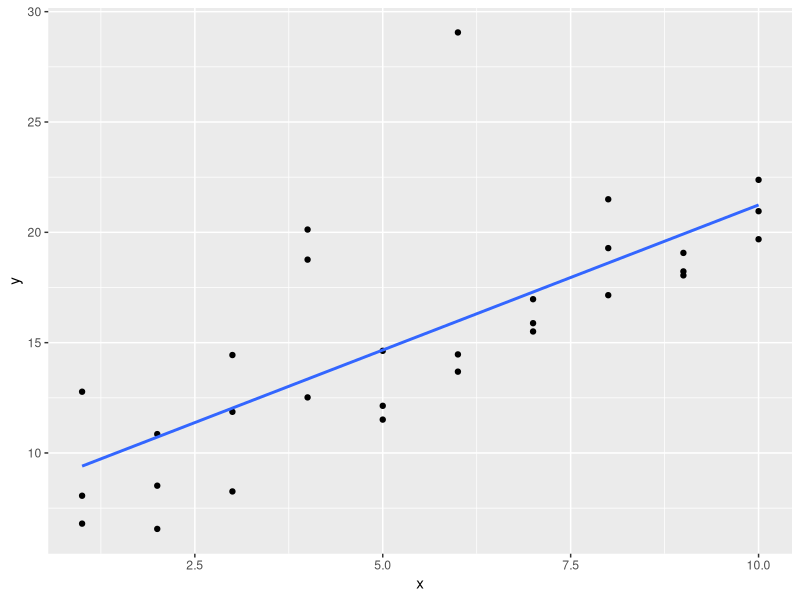
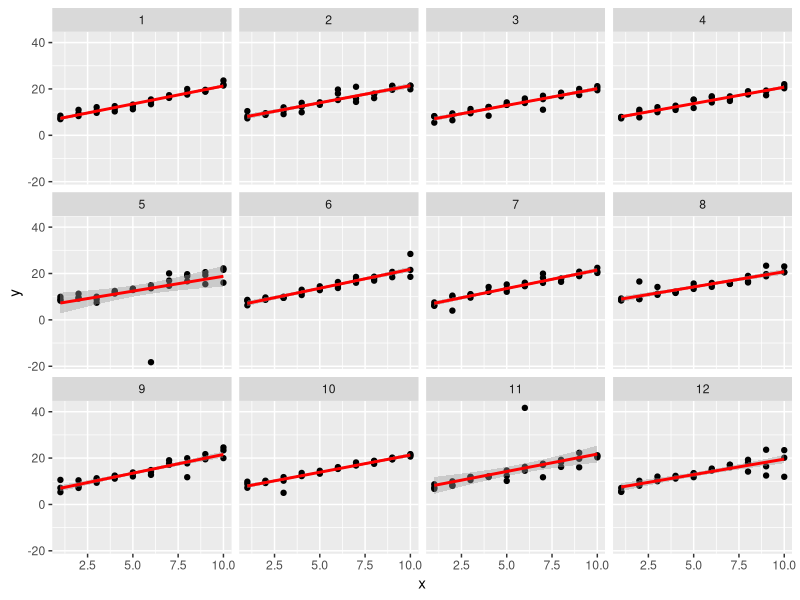
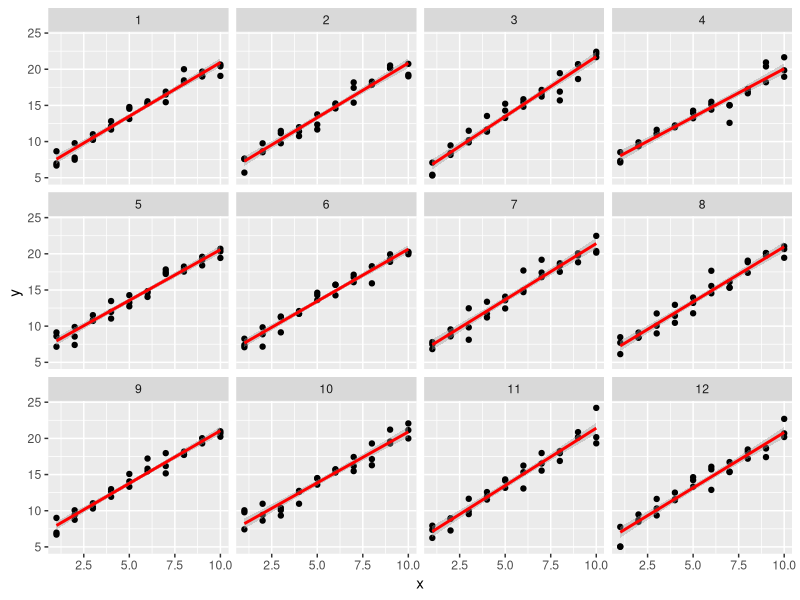
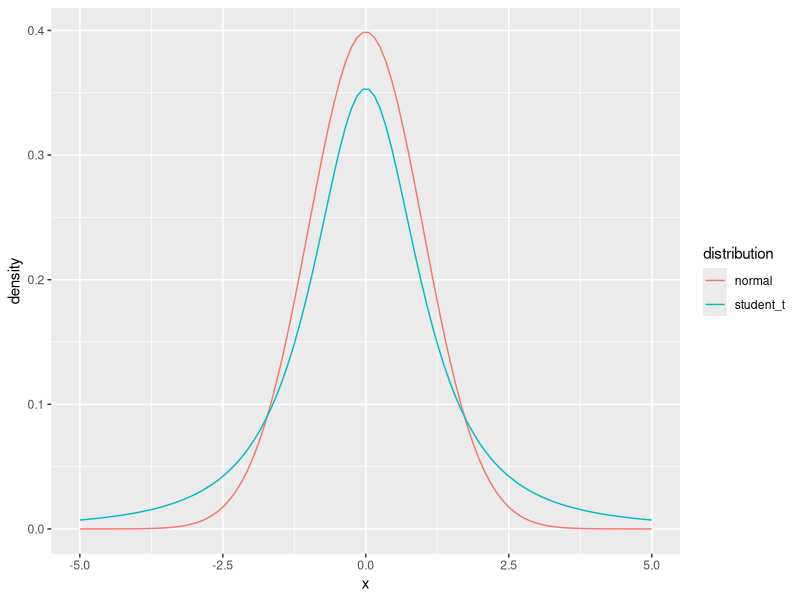
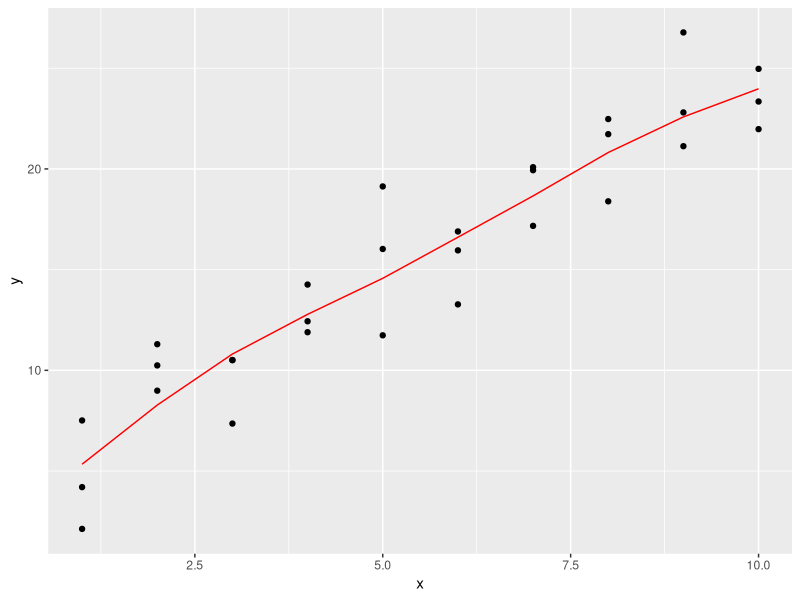
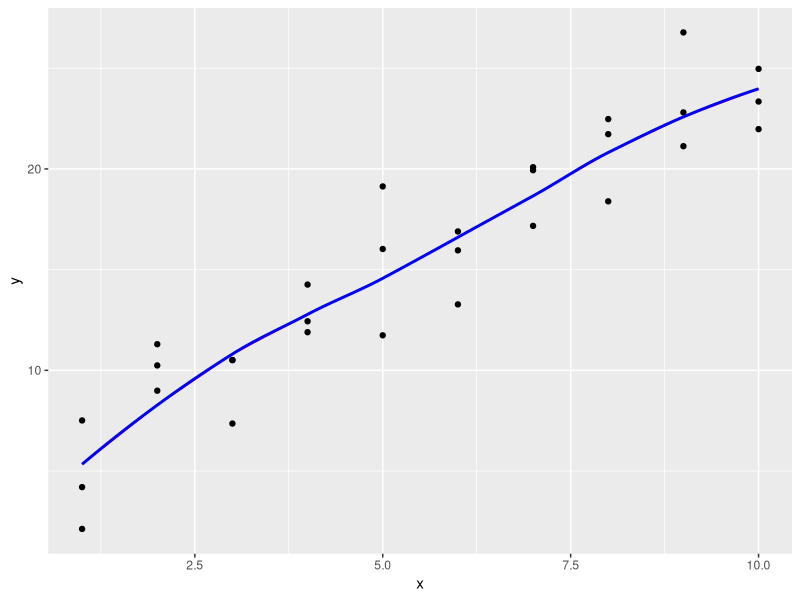
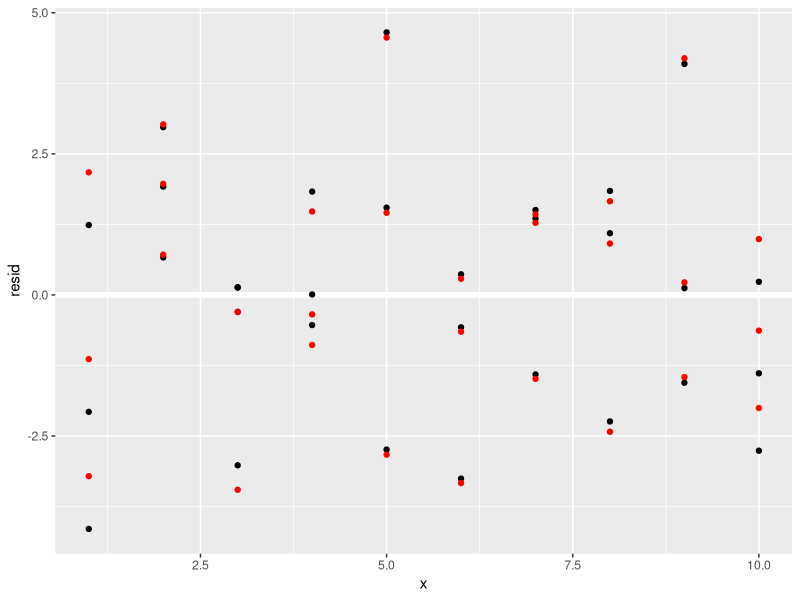
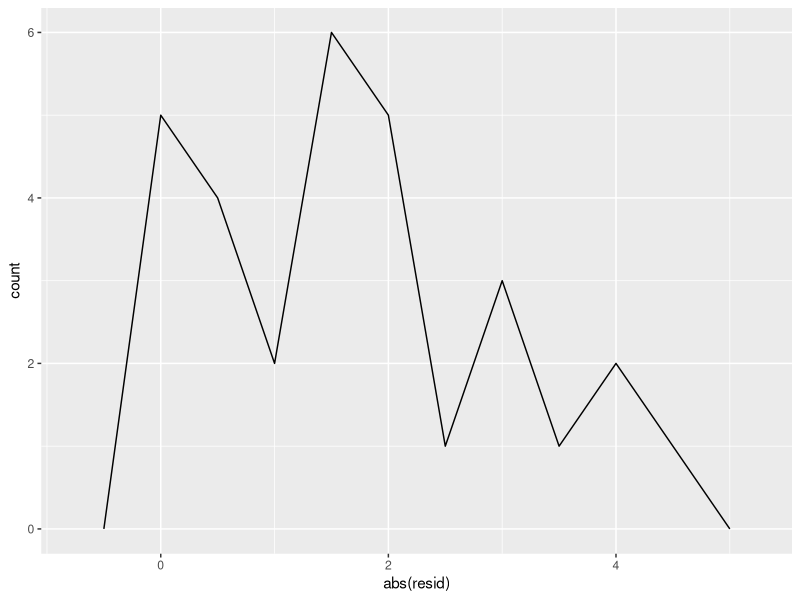

Reproduce these figures in R, in order.
## ---- chunk 1
library("tidyverse")
library("modelr")
options(na.action = na.warn)
## ---- chunk 2
sim1a <- tibble(
  x = rep(1:10, each = 3),
  y = x * 1.5 + 6 + rt(length(x), df = 2)
)
## ---- chunk 3
ggplot(sim1a, aes(x = x, y = y)) +
  geom_point() +
  geom_smooth(method = "lm", se = FALSE)
## ---- chunk 4
simt <- function(i) {
  tibble(
    x = rep(1:10, each = 3),
    y = x * 1.5 + 6 + rt(length(x), df = 2),
    .id = i
  )
}

sims <- map_df(1:12, simt)

ggplot(sims, aes(x = x, y = y)) +
  geom_point() +
  geom_smooth(method = "lm", colour = "red") +
  facet_wrap(~ .id, ncol = 4)

## ---- chunk 5
sim_norm <- function(i) {
  tibble(
    x = rep(1:10, each = 3),
    y = x * 1.5 + 6 + rnorm(length(x)),
    .id = i
  )
}

simdf_norm <- map_df(1:12, sim_norm)

ggplot(simdf_norm, aes(x = x, y = y)) +
  geom_point() +
  geom_smooth(method = "lm", colour = "red") +
  facet_wrap(~ .id, ncol = 4)

## ---- chunk 6
tibble(
  x = seq(-5, 5, length.out = 100),
  normal = dnorm(x),
  student_t = dt(x, df = 2)
) %>%
  gather(distribution, density, -x) %>%
  ggplot(aes(x = x, y = density, colour = distribution)) +
  geom_line()
## ---- chunk 7
pnorm(2, lower.tail = FALSE)
## ---- chunk 8
pt(2, df = 2, lower.tail = FALSE)
## ---- chunk 9
measure_distance <- function(mod, data) {
  diff <- data$y - make_prediction(mod, data)
  mean(abs(diff))
}
## ---- chunk 10
make_prediction <- function(mod, data) {
  mod[1] + mod[2] * data$x
}
## ---- chunk 11
best <- optim(c(0, 0), measure_distance, data = sim1a)
best$par
## ---- chunk 12
measure_distance_ls <- function(mod, data) {
  diff <- data$y - (mod[1] + mod[2] * data$x)
  sqrt(mean(diff ^ 2))
}

best <- optim(c(0, 0), measure_distance_ls, data = sim1a)
best$par
## ---- chunk 13
model3 <- function(a, data) {
  a[1] + data$x * a[2] + a[3]
}
## ---- chunk 14
measure_distance_3 <- function(a, data) {
  diff <- data$y - model3(a, data)
  sqrt(mean(diff ^ 2))
}
## ---- chunk 15
best3a <- optim(c(0, 0, 0), measure_distance_3, data = sim1)
best3a$par
## ---- chunk 16
best3b <- optim(c(0, 0, 1), measure_distance_3, data = sim1)
best3b$par
## ---- chunk 17
best3c <- optim(c(0, 0, 5), measure_distance_3, data = sim1)
best3c$par
## ---- chunk 18
sim1_loess <- loess(y ~ x, data = sim1)
sim1_lm <- lm(y ~ x, data = sim1)

grid_loess <- sim1 %>%
  add_predictions(sim1_loess)

sim1 <- sim1 %>%
  add_residuals(sim1_lm) %>%
  add_predictions(sim1_lm) %>%
  add_residuals(sim1_loess, var = "resid_loess") %>%
  add_predictions(sim1_loess, var = "pred_loess")

## ---- chunk 19
plot_sim1_loess <-
  ggplot(sim1, aes(x = x, y = y)) +
  geom_point() +
  geom_line(aes(x = x, y = pred), data = grid_loess, colour = "red")
plot_sim1_loess
## ---- chunk 20
plot_sim1_loess +
  geom_smooth(method = "loess", colour = "blue", se = FALSE, alpha = 0.20)
## ---- chunk 21
ggplot(sim1, aes(x = x)) +
  geom_ref_line(h = 0) +
  geom_point(aes(y = resid)) +
  geom_point(aes(y = resid_loess), colour = "red")

## ---- chunk 22
sim1_mod <- lm(y ~ x, data = sim1)
grid <- sim1 %>%
  data_grid(x)
## ---- chunk 23
grid %>%
  add_predictions(sim1_mod, var = "pred_lm") %>%
  add_predictions(sim1_loess, var = "pred_loess")
## ---- chunk 24
grid %>%
  gather_predictions(sim1_mod, sim1_loess)
## ---- chunk 25
grid %>%
  spread_predictions(sim1_mod, sim1_loess)
## ---- chunk 26
grid %>%
  gather_predictions(sim1_mod, sim1_loess) %>%
  spread(model, pred)
## ---- chunk 27
sim1_mod <- lm(y ~ x, data = sim1)

sim1 <- sim1 %>%
  add_residuals(sim1_mod)

ggplot(sim1, aes(x = abs(resid))) +
  geom_freqpoly(binwidth = 0.5)

## ---- chunk 28
mod2a <- lm(y ~ x - 1, data = sim2)
## ---- chunk 29
mod2 <- lm(y ~ x, data = sim2)
## ---- chunk 30
grid <- sim2 %>%
  data_grid(x) %>%
  spread_predictions(mod2, mod2a)
grid
## ---- chunk 31
x3 <- model_matrix(y ~ x1 * x2, data = sim3)
x3
## ---- chunk 32
all(x3[["x1:x2b"]] == (x3[["x1"]] * x3[["x2b"]]))
## ---- chunk 33
all(x3[["x1:x2c"]] == (x3[["x1"]] * x3[["x2c"]]))
all(x3[["x1:x2d"]] == (x3[["x1"]] * x3[["x2d"]]))
## ---- chunk 34
x4 <- model_matrix(y ~ x1 * x2, data = sim4)
x4
## ---- chunk 35
all(x4[["x1"]] * x4[["x2"]] == x4[["x1:x2"]])
## ---- chunk 36
mod1 <- lm(y ~ x1 + x2, data = sim3)
mod2 <- lm(y ~ x1 * x2, data = sim3)
## ---- chunk 37
levels(sim3$x2)
## ---- chunk 38
model_matrix_mod1 <- function(.data) {
  mutate(.data,
         x2b = as.numeric(x2 == "b"),
         x2c = as.numeric(x2 == "c"),
         x2d = as.numeric(x2 == "d"),
         `(Intercept)` = 1) %>%
    select(`(Intercept)`, x1, x2b, x2c, x2d)
}
## ---- chunk 39
model_matrix_mod1(sim3)
## ---- chunk 40
model_matrix_mod1b <- function(.data) {
  # the levels of x2
  lvls <- levels(.data$x2)
  # drop the first level
  # this assumes that there are at least two levels
  lvls <- lvls[2:length(lvls)]
  # create an indicator variable for each level of x2
  for (lvl in lvls) {
      # new column name x2 + level name
      varname <- str_c("x2", lvl)
      # add indicator variable for lvl
      .data[[varname]] <- as.numeric(.data$x2 == lvl)
  }
  # generate the list of variables to keep
  x2_variables <- str_c("x2", lvls)
  # Add an intercept
  .data[["(Intercept)"]] <- 1
  # keep x1 and x2 indicator variables
  select(.data, `(Intercept)`, x1, one_of(x2_variables))
}
## ---- chunk 41
model_matrix_mod1b(sim3)
## ---- chunk 42
model_matrix_mod2 <- function(.data) {
  mutate(.data,
         `(Intercept)` = 1,
         x2b = as.numeric(x2 == "b"),
         x2c = as.numeric(x2 == "c"),
         x2d = as.numeric(x2 == "d"),
         `x1:x2b` = x1 * x2b,
         `x1:x2c` = x1 * x2c,
         `x1:x2d` = x1 * x2d) %>%
    select(`(Intercept)`, x1, x2b, x2c, x2d, `x1:x2b`, `x1:x2c`, `x1:x2d`)
}
## ---- chunk 43
model_matrix_mod2(sim3)
## ---- chunk 44
model_matrix_mod2b <- function(.data) {
  # get dataset with x1 and x2 indicator variables
  out <- model_matrix_mod1b(.data)
  # get names of the x2 indicator columns
  x2cols <- str_subset(colnames(out), "^x2")
  # create interactions between x1 and the x2 indicator columns
  for (varname in x2cols) {
    # name of the interaction variable
    newvar <- str_c("x1:", varname)
    out[[newvar]] <- out$x1 * out[[varname]]
  }
  out
}
## ---- chunk 45
model_matrix_mod2b(sim3)
## ---- chunk 46
mod1 <- lm(y ~ x1 + x2, data = sim4)
mod2 <- lm(y ~ x1 * x2, data = sim4)
## ---- chunk 47
sim4_mods <- gather_residuals(sim4, mod1, mod2)
## ---- chunk 48

ggplot(sim4_mods, aes(x = resid, colour = model)) +
  geom_freqpoly(binwidth = 0.5) +
  geom_rug()

## ---- chunk 49
ggplot(sim4_mods, aes(x = abs(resid), colour = model)) +
  geom_freqpoly(binwidth = 0.5) +
  geom_rug()
## ---- chunk 50
sim4_mods %>%
  group_by(model) %>%
  summarise(resid = sd(resid))
